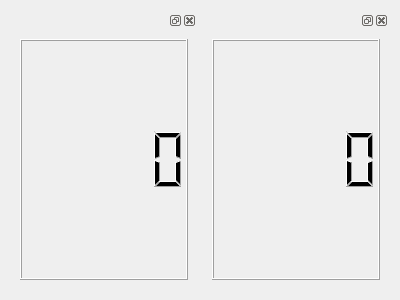
<?xml version="1.0" encoding="UTF-8"?>
<ui version="4.0">
 <class>Form</class>
 <widget class="QWidget" name="Form">
  <property name="geometry">
   <rect>
    <x>0</x>
    <y>0</y>
    <width>400</width>
    <height>300</height>
   </rect>
  </property>
  <property name="windowTitle">
   <string>Form</string>
  </property>
  <layout class="QHBoxLayout" name="horizontalLayout">
   <item>
    <widget class="HCollapsibleDock" name="HCollapsibleDock">
     <widget class="QFrame" name="Contents">
      <layout class="QVBoxLayout" name="verticalLayout_2">
       <item>
        <widget class="QLCDNumber" name="lcdNumber"/>
       </item>
      </layout>
     </widget>
    </widget>
   </item>
   <item>
    <widget class="VCollapsibleDock" name="VCollapsibleDock">
     <widget class="QFrame" name="Contents_2">
      <layout class="QVBoxLayout" name="verticalLayout">
       <item>
        <widget class="QLCDNumber" name="lcdNumber_2"/>
       </item>
      </layout>
     </widget>
    </widget>
   </item>
  </layout>
 </widget>
 <customwidgets>
  <customwidget>
   <class>HCollapsibleDock</class>
   <extends>QDockWidget</extends>
   <header>qt_utils.widgets</header>
   <container>1</container>
  </customwidget>
  <customwidget>
   <class>VCollapsibleDock</class>
   <extends>QDockWidget</extends>
   <header>qt_utils.widgets</header>
   <container>1</container>
  </customwidget>
 </customwidgets>
 <resources/>
 <connections/>
</ui>
